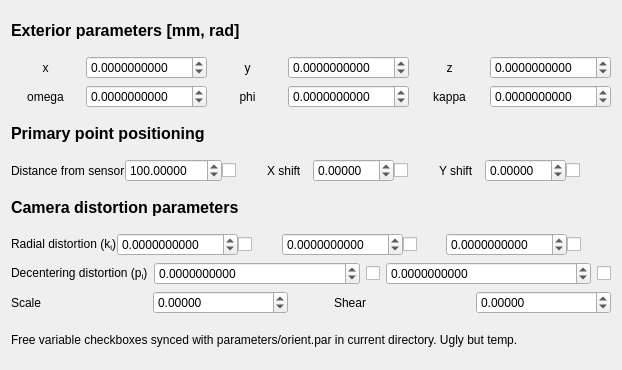
<?xml version="1.0" encoding="UTF-8"?>
<ui version="4.0">
 <class>calibPars</class>
 <widget class="QWidget" name="calibPars">
  <property name="geometry">
   <rect>
    <x>0</x>
    <y>0</y>
    <width>622</width>
    <height>370</height>
   </rect>
  </property>
  <property name="windowTitle">
   <string>Form</string>
  </property>
  <layout class="QVBoxLayout" name="verticalLayout">
   <item>
    <widget class="QLabel" name="label_7">
     <property name="sizePolicy">
      <sizepolicy hsizetype="Minimum" vsizetype="Preferred">
       <horstretch>0</horstretch>
       <verstretch>0</verstretch>
      </sizepolicy>
     </property>
     <property name="font">
      <font>
       <pointsize>12</pointsize>
       <weight>75</weight>
       <bold>true</bold>
      </font>
     </property>
     <property name="text">
      <string>Exterior parameters [mm, rad]</string>
     </property>
    </widget>
   </item>
   <item>
    <layout class="QGridLayout" name="gridLayout">
     <item row="0" column="5">
      <widget class="QDoubleSpinBox" name="posz">
       <property name="decimals">
        <number>10</number>
       </property>
       <property name="minimum">
        <double>-500.000000000000000</double>
       </property>
       <property name="maximum">
        <double>500.000000000000000</double>
       </property>
      </widget>
     </item>
     <item row="0" column="4">
      <widget class="QLabel" name="label_3">
       <property name="sizePolicy">
        <sizepolicy hsizetype="Minimum" vsizetype="Preferred">
         <horstretch>0</horstretch>
         <verstretch>0</verstretch>
        </sizepolicy>
       </property>
       <property name="text">
        <string>z</string>
       </property>
       <property name="alignment">
        <set>Qt::AlignCenter</set>
       </property>
      </widget>
     </item>
     <item row="0" column="2">
      <widget class="QLabel" name="label_2">
       <property name="sizePolicy">
        <sizepolicy hsizetype="Minimum" vsizetype="Preferred">
         <horstretch>0</horstretch>
         <verstretch>0</verstretch>
        </sizepolicy>
       </property>
       <property name="text">
        <string>y</string>
       </property>
       <property name="alignment">
        <set>Qt::AlignCenter</set>
       </property>
      </widget>
     </item>
     <item row="0" column="1">
      <widget class="QDoubleSpinBox" name="posx">
       <property name="decimals">
        <number>10</number>
       </property>
       <property name="minimum">
        <double>-500.000000000000000</double>
       </property>
       <property name="maximum">
        <double>500.000000000000000</double>
       </property>
      </widget>
     </item>
     <item row="0" column="3">
      <widget class="QDoubleSpinBox" name="posy">
       <property name="decimals">
        <number>10</number>
       </property>
       <property name="minimum">
        <double>-500.000000000000000</double>
       </property>
       <property name="maximum">
        <double>500.000000000000000</double>
       </property>
      </widget>
     </item>
     <item row="0" column="0">
      <widget class="QLabel" name="label">
       <property name="sizePolicy">
        <sizepolicy hsizetype="Minimum" vsizetype="Preferred">
         <horstretch>0</horstretch>
         <verstretch>0</verstretch>
        </sizepolicy>
       </property>
       <property name="text">
        <string>x</string>
       </property>
       <property name="alignment">
        <set>Qt::AlignCenter</set>
       </property>
      </widget>
     </item>
     <item row="1" column="0">
      <widget class="QLabel" name="label_5">
       <property name="sizePolicy">
        <sizepolicy hsizetype="Minimum" vsizetype="Preferred">
         <horstretch>0</horstretch>
         <verstretch>0</verstretch>
        </sizepolicy>
       </property>
       <property name="text">
        <string>omega</string>
       </property>
       <property name="alignment">
        <set>Qt::AlignCenter</set>
       </property>
      </widget>
     </item>
     <item row="1" column="1">
      <widget class="QDoubleSpinBox" name="ang_omega">
       <property name="decimals">
        <number>10</number>
       </property>
       <property name="minimum">
        <double>-3.150000000000000</double>
       </property>
       <property name="maximum">
        <double>3.150000000000000</double>
       </property>
       <property name="singleStep">
        <double>0.010000000000000</double>
       </property>
      </widget>
     </item>
     <item row="1" column="2">
      <widget class="QLabel" name="label_6">
       <property name="sizePolicy">
        <sizepolicy hsizetype="Minimum" vsizetype="Preferred">
         <horstretch>0</horstretch>
         <verstretch>0</verstretch>
        </sizepolicy>
       </property>
       <property name="text">
        <string>phi</string>
       </property>
       <property name="alignment">
        <set>Qt::AlignCenter</set>
       </property>
      </widget>
     </item>
     <item row="1" column="3">
      <widget class="QDoubleSpinBox" name="ang_phi">
       <property name="decimals">
        <number>10</number>
       </property>
       <property name="minimum">
        <double>-6.300000000000000</double>
       </property>
       <property name="maximum">
        <double>6.300000000000000</double>
       </property>
       <property name="singleStep">
        <double>0.010000000000000</double>
       </property>
      </widget>
     </item>
     <item row="1" column="4">
      <widget class="QLabel" name="label_4">
       <property name="sizePolicy">
        <sizepolicy hsizetype="Minimum" vsizetype="Preferred">
         <horstretch>0</horstretch>
         <verstretch>0</verstretch>
        </sizepolicy>
       </property>
       <property name="text">
        <string>kappa</string>
       </property>
       <property name="alignment">
        <set>Qt::AlignCenter</set>
       </property>
      </widget>
     </item>
     <item row="1" column="5">
      <widget class="QDoubleSpinBox" name="ang_kappa">
       <property name="decimals">
        <number>10</number>
       </property>
       <property name="minimum">
        <double>-3.150000000000000</double>
       </property>
       <property name="maximum">
        <double>3.150000000000000</double>
       </property>
       <property name="singleStep">
        <double>0.010000000000000</double>
       </property>
      </widget>
     </item>
    </layout>
   </item>
   <item>
    <widget class="QLabel" name="label_13">
     <property name="sizePolicy">
      <sizepolicy hsizetype="Minimum" vsizetype="Preferred">
       <horstretch>0</horstretch>
       <verstretch>0</verstretch>
      </sizepolicy>
     </property>
     <property name="font">
      <font>
       <pointsize>12</pointsize>
       <weight>75</weight>
       <bold>true</bold>
      </font>
     </property>
     <property name="text">
      <string>Primary point positioning</string>
     </property>
    </widget>
   </item>
   <item>
    <layout class="QHBoxLayout" name="horizontalLayout_4">
     <property name="spacing">
      <number>0</number>
     </property>
     <item>
      <widget class="QLabel" name="label_14">
       <property name="text">
        <string>Distance from sensor</string>
       </property>
      </widget>
     </item>
     <item>
      <widget class="QDoubleSpinBox" name="intpar_cc">
       <property name="sizePolicy">
        <sizepolicy hsizetype="Minimum" vsizetype="Fixed">
         <horstretch>0</horstretch>
         <verstretch>0</verstretch>
        </sizepolicy>
       </property>
       <property name="decimals">
        <number>5</number>
       </property>
       <property name="maximum">
        <double>10000.000000000000000</double>
       </property>
       <property name="value">
        <double>100.000000000000000</double>
       </property>
      </widget>
     </item>
     <item>
      <widget class="QCheckBox" name="use_cc">
       <property name="text">
        <string/>
       </property>
      </widget>
     </item>
     <item>
      <widget class="QLabel" name="label_15">
       <property name="text">
        <string>X shift</string>
       </property>
      </widget>
     </item>
     <item>
      <widget class="QDoubleSpinBox" name="intpar_xh">
       <property name="decimals">
        <number>5</number>
       </property>
       <property name="minimum">
        <double>-50.000000000000000</double>
       </property>
       <property name="maximum">
        <double>50.000000000000000</double>
       </property>
       <property name="singleStep">
        <double>0.050000000000000</double>
       </property>
      </widget>
     </item>
     <item>
      <widget class="QCheckBox" name="use_xh">
       <property name="text">
        <string/>
       </property>
      </widget>
     </item>
     <item>
      <widget class="QLabel" name="label_16">
       <property name="text">
        <string>Y shift</string>
       </property>
      </widget>
     </item>
     <item>
      <widget class="QDoubleSpinBox" name="intpar_yh">
       <property name="decimals">
        <number>5</number>
       </property>
       <property name="minimum">
        <double>-50.000000000000000</double>
       </property>
       <property name="maximum">
        <double>50.000000000000000</double>
       </property>
       <property name="singleStep">
        <double>0.050000000000000</double>
       </property>
      </widget>
     </item>
     <item>
      <widget class="QCheckBox" name="use_yh">
       <property name="text">
        <string/>
       </property>
      </widget>
     </item>
    </layout>
   </item>
   <item>
    <widget class="QLabel" name="label_8">
     <property name="sizePolicy">
      <sizepolicy hsizetype="Minimum" vsizetype="Preferred">
       <horstretch>0</horstretch>
       <verstretch>0</verstretch>
      </sizepolicy>
     </property>
     <property name="font">
      <font>
       <pointsize>12</pointsize>
       <weight>75</weight>
       <bold>true</bold>
      </font>
     </property>
     <property name="text">
      <string>Camera distortion parameters</string>
     </property>
    </widget>
   </item>
   <item>
    <layout class="QHBoxLayout" name="horizontalLayout">
     <property name="spacing">
      <number>0</number>
     </property>
     <item>
      <widget class="QLabel" name="label_9">
       <property name="sizePolicy">
        <sizepolicy hsizetype="Minimum" vsizetype="Preferred">
         <horstretch>0</horstretch>
         <verstretch>0</verstretch>
        </sizepolicy>
       </property>
       <property name="text">
        <string>&lt;html&gt;&lt;head/&gt;&lt;body&gt;&lt;p&gt;Radial distortion (k&lt;span style=&quot; vertical-align:sub;&quot;&gt;i&lt;/span&gt;)&lt;/p&gt;&lt;/body&gt;&lt;/html&gt;</string>
       </property>
      </widget>
     </item>
     <item>
      <widget class="QDoubleSpinBox" name="radial_k1">
       <property name="decimals">
        <number>10</number>
       </property>
       <property name="minimum">
        <double>-500.000000000000000</double>
       </property>
       <property name="maximum">
        <double>500.000000000000000</double>
       </property>
      </widget>
     </item>
     <item>
      <widget class="QCheckBox" name="use_k1">
       <property name="text">
        <string/>
       </property>
      </widget>
     </item>
     <item>
      <widget class="QDoubleSpinBox" name="radial_k2">
       <property name="decimals">
        <number>10</number>
       </property>
       <property name="minimum">
        <double>-500.000000000000000</double>
       </property>
       <property name="maximum">
        <double>500.000000000000000</double>
       </property>
      </widget>
     </item>
     <item>
      <widget class="QCheckBox" name="use_k2">
       <property name="text">
        <string/>
       </property>
      </widget>
     </item>
     <item>
      <widget class="QDoubleSpinBox" name="radial_k3">
       <property name="decimals">
        <number>10</number>
       </property>
       <property name="minimum">
        <double>-500.000000000000000</double>
       </property>
       <property name="maximum">
        <double>500.000000000000000</double>
       </property>
      </widget>
     </item>
     <item>
      <widget class="QCheckBox" name="use_k3">
       <property name="text">
        <string/>
       </property>
      </widget>
     </item>
    </layout>
   </item>
   <item>
    <layout class="QHBoxLayout" name="horizontalLayout_2">
     <item>
      <widget class="QLabel" name="label_10">
       <property name="sizePolicy">
        <sizepolicy hsizetype="Minimum" vsizetype="Preferred">
         <horstretch>0</horstretch>
         <verstretch>0</verstretch>
        </sizepolicy>
       </property>
       <property name="text">
        <string>&lt;html&gt;&lt;head/&gt;&lt;body&gt;&lt;p&gt;Decentering distortion (p&lt;span style=&quot; vertical-align:sub;&quot;&gt;i&lt;/span&gt;)&lt;/p&gt;&lt;/body&gt;&lt;/html&gt;</string>
       </property>
      </widget>
     </item>
     <item>
      <widget class="QDoubleSpinBox" name="decent_p1">
       <property name="sizePolicy">
        <sizepolicy hsizetype="MinimumExpanding" vsizetype="Fixed">
         <horstretch>0</horstretch>
         <verstretch>0</verstretch>
        </sizepolicy>
       </property>
       <property name="decimals">
        <number>10</number>
       </property>
       <property name="minimum">
        <double>-10.000000000000000</double>
       </property>
       <property name="maximum">
        <double>10.000000000000000</double>
       </property>
      </widget>
     </item>
     <item>
      <widget class="QCheckBox" name="use_p1">
       <property name="text">
        <string/>
       </property>
      </widget>
     </item>
     <item>
      <widget class="QDoubleSpinBox" name="decent_p2">
       <property name="sizePolicy">
        <sizepolicy hsizetype="MinimumExpanding" vsizetype="Fixed">
         <horstretch>0</horstretch>
         <verstretch>0</verstretch>
        </sizepolicy>
       </property>
       <property name="decimals">
        <number>10</number>
       </property>
       <property name="minimum">
        <double>-10.000000000000000</double>
       </property>
       <property name="maximum">
        <double>10.000000000000000</double>
       </property>
      </widget>
     </item>
     <item>
      <widget class="QCheckBox" name="use_p2">
       <property name="text">
        <string/>
       </property>
      </widget>
     </item>
    </layout>
   </item>
   <item>
    <layout class="QHBoxLayout" name="horizontalLayout_3">
     <item>
      <widget class="QLabel" name="label_11">
       <property name="sizePolicy">
        <sizepolicy hsizetype="Minimum" vsizetype="Preferred">
         <horstretch>0</horstretch>
         <verstretch>0</verstretch>
        </sizepolicy>
       </property>
       <property name="text">
        <string>Scale </string>
       </property>
      </widget>
     </item>
     <item>
      <widget class="QDoubleSpinBox" name="scale">
       <property name="decimals">
        <number>5</number>
       </property>
       <property name="minimum">
        <double>-500.000000000000000</double>
       </property>
       <property name="maximum">
        <double>500.000000000000000</double>
       </property>
      </widget>
     </item>
     <item>
      <spacer name="horizontalSpacer">
       <property name="orientation">
        <enum>Qt::Horizontal</enum>
       </property>
       <property name="sizeType">
        <enum>QSizePolicy::Preferred</enum>
       </property>
       <property name="sizeHint" stdset="0">
        <size>
         <width>40</width>
         <height>20</height>
        </size>
       </property>
      </spacer>
     </item>
     <item>
      <widget class="QLabel" name="label_12">
       <property name="sizePolicy">
        <sizepolicy hsizetype="Minimum" vsizetype="Preferred">
         <horstretch>0</horstretch>
         <verstretch>0</verstretch>
        </sizepolicy>
       </property>
       <property name="text">
        <string>Shear</string>
       </property>
      </widget>
     </item>
     <item>
      <widget class="QDoubleSpinBox" name="shear">
       <property name="decimals">
        <number>5</number>
       </property>
       <property name="minimum">
        <double>-500.000000000000000</double>
       </property>
       <property name="maximum">
        <double>500.000000000000000</double>
       </property>
      </widget>
     </item>
    </layout>
   </item>
   <item>
    <widget class="QLabel" name="label_17">
     <property name="text">
      <string>Free variable checkboxes synced with parameters/orient.par in current directory. Ugly but temp.</string>
     </property>
    </widget>
   </item>
  </layout>
 </widget>
 <resources/>
 <connections/>
</ui>
